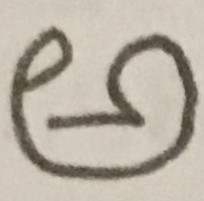
#> input picture images/telugu_01.JPG, 204 x 201 px, found by its file name
$ python image_processing.py   (older library calls are emulated)
#> lines starting #> are read from the running program, lines starting #| are printed output that depends on the picture; after the words box and inside, x2 and y2 are one past the last pixel; in counts of white or black regions, pixels touching at a corner belong together
from skimage import io, measure
from skimage.restoration import denoise_tv_chambolle
from skimage.filters import threshold_otsu
from skimage.transform import rescale

import matplotlib.pyplot as plt

image = io.imread('images/telugu_01.jpg', as_gray=True)
#> image: shape (201, 204) float64; min 0.215, max 0.844, mean 0.696

# Denoising
denoised_image = denoise_tv_chambolle(image, weight=0.1, multichannel=True)
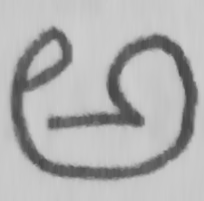
#> denoised_image: shape (201, 204) float64; min 0.272, max 0.813, mean 0.696

# Thresholding
threshold = threshold_otsu(denoised_image)
#> threshold = 0.586
thresholded_image = denoised_image > threshold
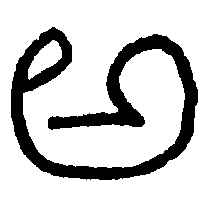
#> thresholded_image: shape (201, 204) bool; 79.1% white; 1 black region, box (x1, y1, x2, y2) and area: (11, 27, 198, 180) 8581

# Scaling
rescaled_image = rescale(thresholded_image, 0.75)
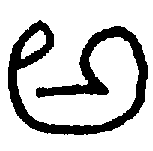
#> rescaled_image: shape (151, 153) bool; 79.1% white; 1 black region, box (x1, y1, x2, y2) and area: (8, 20, 148, 135) 4828

# Display images
fig, axes = plt.subplots(ncols=4, figsize= (8, 2.5))
ax = axes.ravel()
ax[0] = plt.subplot(1, 4, 1)
ax[1] = plt.subplot(1, 4, 2)
ax[2] = plt.subplot(1, 4, 3)
ax[3] = plt.subplot(1, 4, 4)

ax[0].imshow(image, cmap=plt.cm.gray)
ax[0].set_title('Original')
ax[0].axis('off')

ax[1].imshow(denoised_image, cmap=plt.cm.gray)
ax[1].set_title('Denoised')
ax[1].axis('off')

ax[2].imshow(thresholded_image, cmap=plt.cm.gray)
ax[2].set_title('Thresholded')
ax[2].axis('off')

ax[3].imshow(rescaled_image, cmap=plt.cm.gray)
ax[3].set_title('Rescaled')
ax[3].axis('off')

plt.show()
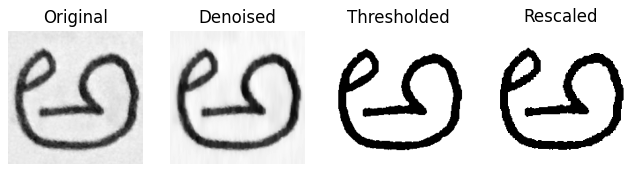
#> figure drawn by matplotlib, 4 panels
